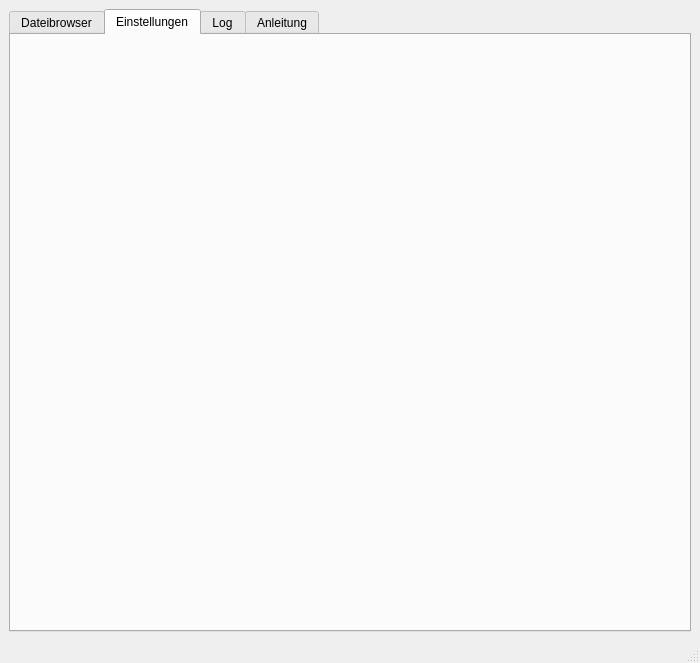
<?xml version="1.0" encoding="UTF-8"?>
<ui version="4.0">
 <class>MyMainWindow</class>
 <widget class="QMainWindow" name="MyMainWindow">
  <property name="geometry">
   <rect>
    <x>0</x>
    <y>0</y>
    <width>700</width>
    <height>663</height>
   </rect>
  </property>
  <property name="minimumSize">
   <size>
    <width>700</width>
    <height>0</height>
   </size>
  </property>
  <property name="maximumSize">
   <size>
    <width>1000</width>
    <height>16777215</height>
   </size>
  </property>
  <property name="windowTitle">
   <string>Sync-my-L²P</string>
  </property>
  <property name="windowIcon">
   <iconset resource="icons/icons.qrc">
    <normaloff>:/icons/magnifier.png</normaloff>:/icons/magnifier.png</iconset>
  </property>
  <widget class="QWidget" name="centralwidget">
   <layout class="QGridLayout" name="gridLayout">
    <item row="0" column="1">
     <widget class="QTabWidget" name="tabWidget">
      <property name="currentIndex">
       <number>1</number>
      </property>
      <widget class="Browser" name="browserTab">
       <attribute name="icon">
        <iconset resource="icons/icons.qrc">
         <normaloff>:/icons/browser.png</normaloff>:/icons/browser.png</iconset>
       </attribute>
       <attribute name="title">
        <string>Dateibrowser</string>
       </attribute>
      </widget>
      <widget class="Options" name="optionsTab">
       <attribute name="icon">
        <iconset resource="icons/icons.qrc">
         <normaloff>:/icons/settings.png</normaloff>:/icons/settings.png</iconset>
       </attribute>
       <attribute name="title">
        <string>Einstellungen</string>
       </attribute>
      </widget>
      <widget class="Logger" name="logTab">
       <property name="enabled">
        <bool>true</bool>
       </property>
       <attribute name="icon">
        <iconset resource="icons/icons.qrc">
         <normaloff>:/icons/logs.png</normaloff>:/icons/logs.png</iconset>
       </attribute>
       <attribute name="title">
        <string>Log</string>
       </attribute>
      </widget>
      <widget class="QWidget" name="tutorialTab">
       <attribute name="title">
        <string>Anleitung</string>
       </attribute>
       <layout class="QHBoxLayout" name="horizontalLayout">
        <item>
         <widget class="QLabel" name="tutorialLabel">
          <property name="text">
           <string>&lt;html&gt;&lt;head/&gt;&lt;body&gt;&lt;p&gt;&lt;span style=&quot; font-size:10pt; font-weight:600;&quot;&gt;Willkommen bei Sync-my-L²P!&lt;/span&gt;&lt;/p&gt;&lt;p&gt;&lt;span style=&quot; font-size:10pt;&quot;&gt;In diesem Tab findet sich eine kurze Anleitung für Erstbenutzer dieses Programms.&lt;/span&gt;&lt;/p&gt;&lt;p&gt;&lt;span style=&quot; font-size:10pt; font-weight:600;&quot;&gt;Schnellstart&lt;/span&gt;&lt;/p&gt;&lt;p&gt;&lt;span style=&quot; font-size:10pt;&quot;&gt;Wenn du sofort loslegen willst, führe einfach folgende drei Schritte durch:&lt;/span&gt;&lt;/p&gt;&lt;p&gt;&lt;span style=&quot; font-size:10pt; text-decoration: underline;&quot;&gt;1. Einloggen&lt;/span&gt;&lt;/p&gt;&lt;p&gt;&lt;span style=&quot; font-size:10pt;&quot;&gt;Klicke im Tab &amp;quot;Einstellungen&amp;quot; auf den Knopf auf den Knopf &amp;quot;Einloggen&amp;quot;. Kurz darauf wird sich dein Browser einloggen und du wirst aufgefordert, dich mit deiner Tim-Kennung zu authentifizieren. Danach musst du Sync-my-L²P authorisieren, damit das Programm auf deine Daten im L²P zugreifen kann. Sobald du auch dies erledigt hast, kannst du den Browser schließen und zum Programm zurückkehren.&lt;/span&gt;&lt;/p&gt;&lt;p&gt;&lt;span style=&quot; font-size:10pt; text-decoration: underline;&quot;&gt;2. Daten aktualisieren und auswählen&lt;/span&gt;&lt;/p&gt;&lt;p&gt;&lt;span style=&quot; font-size:10pt;&quot;&gt;Nach dem erfolgreichen Login werden automatisch die Daten aller deiner Kurse im L²P abgerufen. Dies kann einen Moment dauern. Sobald die Aktualisierung fertig ist, kannst du die abgerufenen Daten ansehen und einzelne Dateien/Verzeichnisse/Kurse/Semester von dem Download ausschließen. Auch kannst du Filter für Größe und Änderungsdatum setzen.&lt;/span&gt;&lt;/p&gt;&lt;p&gt;&lt;span style=&quot; font-size:10pt; text-decoration: underline;&quot;&gt;3. Download&lt;/span&gt;&lt;/p&gt;&lt;p&gt;&lt;span style=&quot; font-size:10pt;&quot;&gt;Um nun deine Dateien runterzuladen musst du noch ein Downloadverzeichnis setzen. Hierfür klickst du im Tab &amp;quot;Einstellungen&amp;quot; auf den Knopf &amp;quot;Durchsuchen&amp;quot; und wählst ein Ordner aus. Nun musst du nur noch im Tab &amp;quot;Dateibrowser&amp;quot; auf den Knopf &amp;quot;downloaden&amp;quot; drücken und Sync-my-L²P lädt alle ausgewählten Dateien für dich herrunter.&lt;/span&gt;&lt;/p&gt;&lt;p&gt;&lt;span style=&quot; font-size:10pt; font-weight:600;&quot;&gt;Tips und Tricks&lt;/span&gt;&lt;/p&gt;&lt;p&gt;&lt;span style=&quot; font-size:10pt;&quot;&gt;Die &lt;/span&gt;&lt;span style=&quot; font-size:10pt; text-decoration: underline;&quot;&gt;Farbe der Dateien&lt;/span&gt;&lt;span style=&quot; font-size:10pt;&quot;&gt; gibt dir Auskunft über den aktuellen Status der Dateien. Rot bedeutet &amp;quot;nicht downloaden&amp;quot;, Schwarz sind neue, nicht runtergeladene Dateien und Grün wird für bereits auf deiner Festplatte vorhandene Dateien benutzt.&lt;/span&gt;&lt;/p&gt;&lt;p&gt;&lt;span style=&quot; font-size:10pt;&quot;&gt;Du kannst durch einen &lt;/span&gt;&lt;span style=&quot; font-size:10pt; text-decoration: underline;&quot;&gt;Doppelklick&lt;/span&gt;&lt;span style=&quot; font-size:10pt;&quot;&gt; auf Dateien diese einfach öffnen.&lt;/span&gt;&lt;/p&gt;&lt;p&gt;&lt;span style=&quot; font-size:10pt;&quot;&gt;Im Tab &lt;/span&gt;&lt;span style=&quot; font-size:10pt; text-decoration: underline;&quot;&gt;Einstellungen&lt;/span&gt;&lt;span style=&quot; font-size:10pt;&quot;&gt; finden sich einige Optionen, mit denen du Sync-my-L²P noch komfortabler machen kannst.&lt;/span&gt;&lt;/p&gt;&lt;/body&gt;&lt;/html&gt;</string>
          </property>
          <property name="alignment">
           <set>Qt::AlignJustify|Qt::AlignTop</set>
          </property>
          <property name="wordWrap">
           <bool>true</bool>
          </property>
         </widget>
        </item>
       </layout>
      </widget>
     </widget>
    </item>
   </layout>
  </widget>
  <widget class="QStatusBar" name="statusBar"/>
 </widget>
 <customwidgets>
  <customwidget>
   <class>Browser</class>
   <extends>QWidget</extends>
   <header>browser.h</header>
   <container>1</container>
  </customwidget>
  <customwidget>
   <class>Options</class>
   <extends>QWidget</extends>
   <header>options.h</header>
   <container>1</container>
  </customwidget>
  <customwidget>
   <class>Logger</class>
   <extends>QWidget</extends>
   <header>logger.h</header>
   <container>1</container>
  </customwidget>
 </customwidgets>
 <resources>
  <include location="icons/icons.qrc"/>
 </resources>
 <connections/>
</ui>
